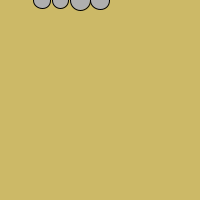
Frame 1 (no input)
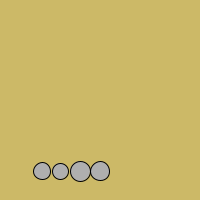
Frame 60 (the mouse pressed at the canvas centre just before this capture)
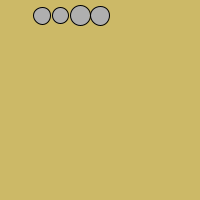
Frame 120 (the mouse held since frame 60 and released just before this capture)

The Processing sketch that drew these frames (run headless with seeded random() and noise(); from frame 60 on, the mouse is pressed at the canvas centre):

// Processing sketch: Day_Sixteen_1
// ── Day_Sixteen_1.pde
Ball ball1;
Ball ball2;
Ball ball3;
Ball ball4;

float gravity = 0.1;

void setup(){
  size(200,200);
  ball1 = new Ball(60,0,16);
  ball2 = new Ball(100,0,19);
  ball3 = new Ball(80,0,20);
  ball4 = new Ball(42,0,17);
}
void draw(){
  background(204,185,103);
  ball1.display();
  ball1.update();
  ball2.display();
  ball2.update();
  ball3.display();
  ball3.update();
  ball4.display();
  ball4.update();
}
// ── Ball.pde
class Ball{
  float x;
  float y;
  float speed;
  float w; //size
  
  //Ball constructor
  Ball(float tempX, float tempY, float tempW){
    x = tempX;
    y = tempY;
    w = tempW;
    speed = 0;
  }
  void display(){
    fill(175);
    stroke(0);
    ellipse(x,y,w,w);
  }
  void update(){
    y = y + speed;
    speed = speed + gravity;
    if(y > height){
      speed = speed * -0.95;
    }
  }
}
